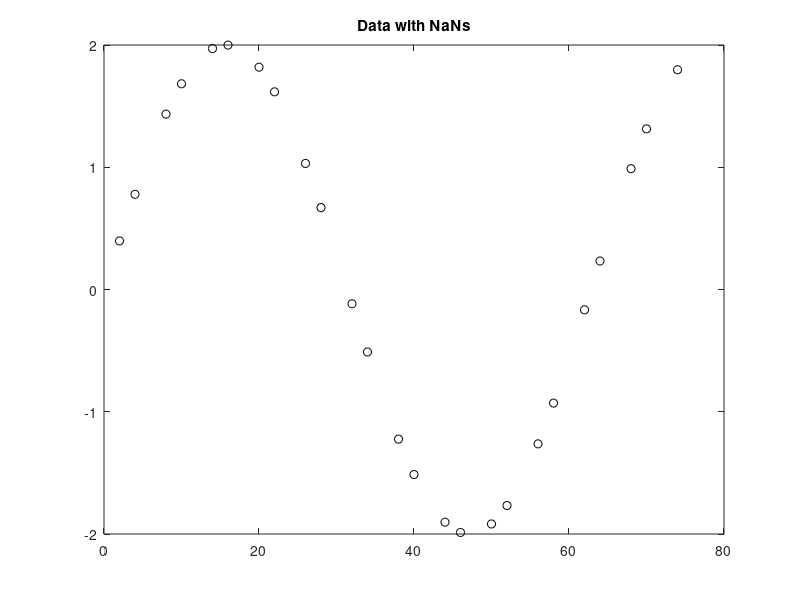

Source code (MATLAB): (Note: this script raises an error after producing the figure.)
% Dealing with NaNs
x=0:2:75;
data = 2.0*sin(0.1*x);
data(1:3:length(x)) = NaN;

figure;
% subplot(2,1,1);
plot(x, data, 'ko');
title('Data with NaNs');
improvePlot;
NaN_mask = isnan(data);
data = fillmissing(data, 'linear');

% subplot(2,1,2)
figure;
plot(x, data, 'ko'); hold on;
h = plot(x(NaN_mask), data(NaN_mask), 'mo');
title({'Replace NaN with', 'linear interpolation'});
improvePlot;
h.MarkerSize = 5;